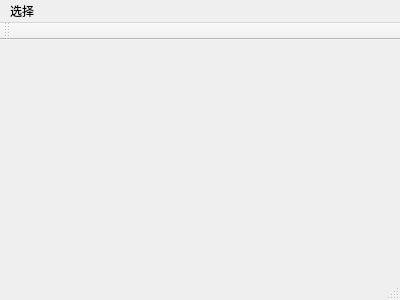
<?xml version="1.0" encoding="UTF-8"?>
<ui version="4.0">
 <class>EditedListMainWnd</class>
 <widget class="QMainWindow" name="EditedListMainWnd">
  <property name="geometry">
   <rect>
    <x>0</x>
    <y>0</y>
    <width>400</width>
    <height>300</height>
   </rect>
  </property>
  <property name="windowTitle">
   <string>EditedListMainWnd</string>
  </property>
  <widget class="QWidget" name="centralWidget"/>
  <widget class="QMenuBar" name="menuBar">
   <property name="geometry">
    <rect>
     <x>0</x>
     <y>0</y>
     <width>400</width>
     <height>23</height>
    </rect>
   </property>
   <widget class="QMenu" name="menuXuanze">
    <property name="title">
     <string>选择</string>
    </property>
    <addaction name="actionTest_Add_row"/>
    <addaction name="actionTest_Add_rows"/>
    <addaction name="actionTest_Get_rows"/>
    <addaction name="actionTest_clear"/>
   </widget>
   <addaction name="menuXuanze"/>
  </widget>
  <widget class="QToolBar" name="mainToolBar">
   <attribute name="toolBarArea">
    <enum>TopToolBarArea</enum>
   </attribute>
   <attribute name="toolBarBreak">
    <bool>false</bool>
   </attribute>
  </widget>
  <widget class="QStatusBar" name="statusBar"/>
  <action name="actionTest_Add_row">
   <property name="text">
    <string>test Add row</string>
   </property>
  </action>
  <action name="actionTest_Add_rows">
   <property name="text">
    <string>test Add rows</string>
   </property>
  </action>
  <action name="actionTest_Get_rows">
   <property name="text">
    <string>test Get rows</string>
   </property>
  </action>
  <action name="actionTest_clear">
   <property name="text">
    <string>test clear</string>
   </property>
  </action>
 </widget>
 <layoutdefault spacing="6" margin="11"/>
 <resources/>
 <connections/>
</ui>
